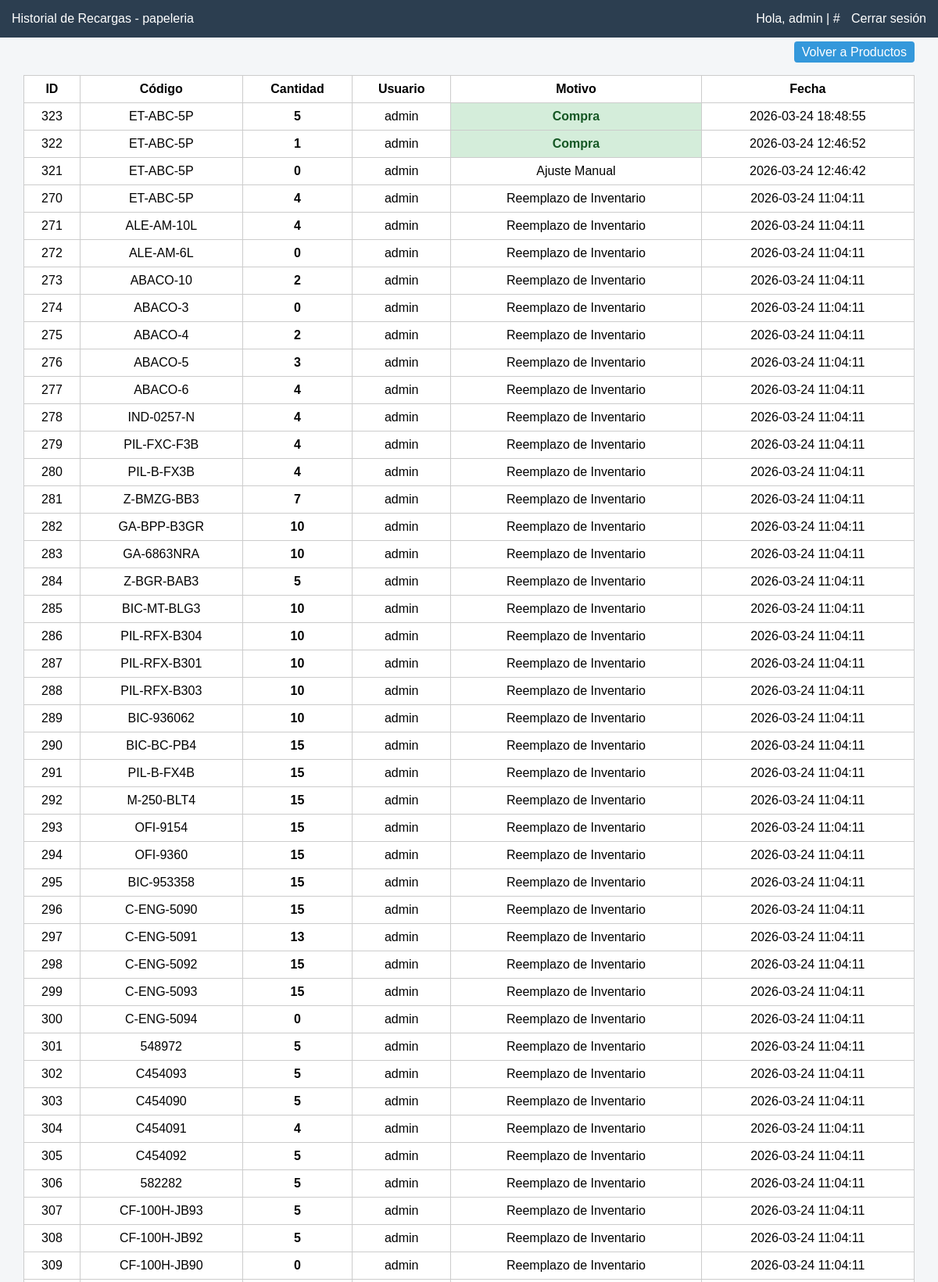
The page /admin/historial (signed in, upper part) on the database its author committed.
### tables this page shows
CREATE TABLE HISTORIAL_RECARGAS (
            id INTEGER PRIMARY KEY AUTOINCREMENT,
            codigo TEXT,
            cantidad INTEGER,
            usuario TEXT,
            motivo TEXT,
            fecha TEXT
        );

### app.py (the view)
@app.route("/admin/historial")
@login_required
def admin_historial():
    conn = get_db_connection()
    datos = conn.execute("SELECT * FROM HISTORIAL_RECARGAS ORDER BY fecha DESC").fetchall()
    conn.close()
    return render_template("admin_historial.html", historial=datos)

### app.py (called while the page is built)
def get_db_connection():
    conn = sqlite3.connect(DB_PATH)
    conn.row_factory = sqlite3.Row
    return conn

def login_required(f):
    @wraps(f)
    def decorated_function(*args, **kwargs):
        if not session.get("admin_logueado"):
            return redirect(url_for("admin_login"))
        return f(*args, **kwargs)
    return decorated_function

@app.context_processor
def inject_config():
    try:
        conn = get_db_connection()
        conn.row_factory = sqlite3.Row
        config = conn.execute("SELECT * FROM configuracion WHERE id = 1").fetchone()
        conn.close()
        if config:
            return {'config': config}
        else:
            return {'config': {'nombre_negocio': 'papeleria', 'logo': 'logo.png'}}
    except Exception as e:
        print(f"Error en inject_config: {e}")
        return {'config': {}}

### templates/admin_historial.html (shortened to what this page needs)
<!DOCTYPE html>
<html lang="es">
<head>
</head>
<body>
<div class="header">
    <div>Historial de Recargas - papeleria</div>
    <div>
        {% if session.get('admin_logueado') %}
            <span>Hola, {{ session.get('admin_usuario') }} | </span>
            # <a href="{{ url_for('admin_logout') }}">Cerrar sesión</a>
        {% endif %}
    </div>
</div>
<div class="top-nav">
    <a href="{{ url_for('admin_productos') }}">Volver a Productos</a>
</div>
<table>
    <thead>
        <tr>
            <th>ID</th>
            <th>Código</th>
            <th>Cantidad</th>
            <th>Usuario</th>
            <th>Motivo</th>
            <th>Fecha</th>
        </tr>
    </thead>
    <tbody>
        {% for h in historial %}
        <tr>
            <td>{{ h.id }}</td>
            <td>{{ h.codigo }}</td>
            <td style="font-weight:bold;">{{ h.cantidad }}</td>
            <td>{{ h.usuario }}</td>
            <td class="{% if h.motivo == 'Compra' %}tipo-compra{% elif h.motivo == 'Devolución' %}tipo-devolucion{% elif h.motivo == 'Ajuste' %}tipo-ajuste{% endif %}">
                {{ h.motivo }}
            </td>
            <td>{{ h.fecha }}</td>
        </tr>
        {% endfor %}
    </tbody>
</table>
</body>
</html>

### templates/admin_historial.html (style rules this page uses)
body { font-family: Arial, sans-serif; background:#f4f6f8; margin:0; padding:0; }
.header { background:#2c3e50; color:white; padding:15px; display:flex; justify-content:space-between; align-items:center; }
.header a { color:white; text-decoration:none; margin-left:10px; }
table { width:95%; margin:20px auto; border-collapse: collapse; background:white; }
th, td { border:1px solid #ccc; padding:8px; text-align:center; }
th { backgrouend:#ecf0f1; }
.top-nav { width:95%; margin:auto; margin-top:10px; text-align:right; }
.top-nav a { margin-left:10px; text-decoration:none; padding:5px 10px; border-radius:4px; background:#3498db; color:white; }
.tipo-compra { background:#d4edda; color:#155724; font-weight:bold; }

### rows shown on the page
HISTORIAL_RECARGAS: id "323", codigo "ET-ABC-5P", cantidad "5", usuario "admin", motivo "Compra", fecha "2026-03-24 18:48:55"
HISTORIAL_RECARGAS: id "322", codigo "ET-ABC-5P", cantidad "1", usuario "admin", motivo "Compra", fecha "2026-03-24 12:46:52"
HISTORIAL_RECARGAS: id "321", codigo "ET-ABC-5P", cantidad "0", usuario "admin", motivo "Ajuste Manual", fecha "2026-03-24 12:46:42"
HISTORIAL_RECARGAS: id "270", codigo "ET-ABC-5P", cantidad "4", usuario "admin", motivo "Reemplazo de Inventario", fecha "2026-03-24 11:04:11"
HISTORIAL_RECARGAS: id "271", codigo "ALE-AM-10L", cantidad "4", usuario "admin", motivo "Reemplazo de Inventario", fecha "2026-03-24 11:04:11"
HISTORIAL_RECARGAS: id "272", codigo "ALE-AM-6L", cantidad "0", usuario "admin", motivo "Reemplazo de Inventario", fecha "2026-03-24 11:04:11"
HISTORIAL_RECARGAS: id "273", codigo "ABACO-10", cantidad "2", usuario "admin", motivo "Reemplazo de Inventario", fecha "2026-03-24 11:04:11"
HISTORIAL_RECARGAS: id "274", codigo "ABACO-3", cantidad "0", usuario "admin", motivo "Reemplazo de Inventario", fecha "2026-03-24 11:04:11"
HISTORIAL_RECARGAS: id "275", codigo "ABACO-4", cantidad "2", usuario "admin", motivo "Reemplazo de Inventario", fecha "2026-03-24 11:04:11"
HISTORIAL_RECARGAS: id "276", codigo "ABACO-5", cantidad "3", usuario "admin", motivo "Reemplazo de Inventario", fecha "2026-03-24 11:04:11"
HISTORIAL_RECARGAS: id "277", codigo "ABACO-6", cantidad "4", usuario "admin", motivo "Reemplazo de Inventario", fecha "2026-03-24 11:04:11"
HISTORIAL_RECARGAS: id "278", codigo "IND-0257-N", cantidad "4", usuario "admin", motivo "Reemplazo de Inventario", fecha "2026-03-24 11:04:11"
HISTORIAL_RECARGAS: id "279", codigo "PIL-FXC-F3B", cantidad "4", usuario "admin", motivo "Reemplazo de Inventario", fecha "2026-03-24 11:04:11"
HISTORIAL_RECARGAS: id "280", codigo "PIL-B-FX3B", cantidad "4", usuario "admin", motivo "Reemplazo de Inventario", fecha "2026-03-24 11:04:11"
HISTORIAL_RECARGAS: id "281", codigo "Z-BMZG-BB3", cantidad "7", usuario "admin", motivo "Reemplazo de Inventario", fecha "2026-03-24 11:04:11"
HISTORIAL_RECARGAS: id "282", codigo "GA-BPP-B3GR", cantidad "10", usuario "admin", motivo "Reemplazo de Inventario", fecha "2026-03-24 11:04:11"
HISTORIAL_RECARGAS: id "283", codigo "GA-6863NRA", cantidad "10", usuario "admin", motivo "Reemplazo de Inventario", fecha "2026-03-24 11:04:11"
HISTORIAL_RECARGAS: id "284", codigo "Z-BGR-BAB3", cantidad "5", usuario "admin", motivo "Reemplazo de Inventario", fecha "2026-03-24 11:04:11"
HISTORIAL_RECARGAS: id "285", codigo "BIC-MT-BLG3", cantidad "10", usuario "admin", motivo "Reemplazo de Inventario", fecha "2026-03-24 11:04:11"
HISTORIAL_RECARGAS: id "286", codigo "PIL-RFX-B304", cantidad "10", usuario "admin", motivo "Reemplazo de Inventario", fecha "2026-03-24 11:04:11"
HISTORIAL_RECARGAS: id "287", codigo "PIL-RFX-B301", cantidad "10", usuario "admin", motivo "Reemplazo de Inventario", fecha "2026-03-24 11:04:11"
HISTORIAL_RECARGAS: id "288", codigo "PIL-RFX-B303", cantidad "10", usuario "admin", motivo "Reemplazo de Inventario", fecha "2026-03-24 11:04:11"
HISTORIAL_RECARGAS: id "289", codigo "BIC-936062", cantidad "10", usuario "admin", motivo "Reemplazo de Inventario", fecha "2026-03-24 11:04:11"
HISTORIAL_RECARGAS: id "290", codigo "BIC-BC-PB4", cantidad "15", usuario "admin", motivo "Reemplazo de Inventario", fecha "2026-03-24 11:04:11"
HISTORIAL_RECARGAS: id "291", codigo "PIL-B-FX4B", cantidad "15", usuario "admin", motivo "Reemplazo de Inventario", fecha "2026-03-24 11:04:11"
HISTORIAL_RECARGAS: id "292", codigo "M-250-BLT4", cantidad "15", usuario "admin", motivo "Reemplazo de Inventario", fecha "2026-03-24 11:04:11"
HISTORIAL_RECARGAS: id "293", codigo "OFI-9154", cantidad "15", usuario "admin", motivo "Reemplazo de Inventario", fecha "2026-03-24 11:04:11"
HISTORIAL_RECARGAS: id "294", codigo "OFI-9360", cantidad "15", usuario "admin", motivo "Reemplazo de Inventario", fecha "2026-03-24 11:04:11"
HISTORIAL_RECARGAS: id "295", codigo "BIC-953358", cantidad "15", usuario "admin", motivo "Reemplazo de Inventario", fecha "2026-03-24 11:04:11"
HISTORIAL_RECARGAS: id "296", codigo "C-ENG-5090", cantidad "15", usuario "admin", motivo "Reemplazo de Inventario", fecha "2026-03-24 11:04:11"
HISTORIAL_RECARGAS: id "297", codigo "C-ENG-5091", cantidad "13", usuario "admin", motivo "Reemplazo de Inventario", fecha "2026-03-24 11:04:11"
HISTORIAL_RECARGAS: id "298", codigo "C-ENG-5092", cantidad "15", usuario "admin", motivo "Reemplazo de Inventario", fecha "2026-03-24 11:04:11"
HISTORIAL_RECARGAS: id "299", codigo "C-ENG-5093", cantidad "15", usuario "admin", motivo "Reemplazo de Inventario", fecha "2026-03-24 11:04:11"
HISTORIAL_RECARGAS: id "300", codigo "C-ENG-5094", cantidad "0", usuario "admin", motivo "Reemplazo de Inventario", fecha "2026-03-24 11:04:11"
HISTORIAL_RECARGAS: id "301", codigo "548972", cantidad "5", usuario "admin", motivo "Reemplazo de Inventario", fecha "2026-03-24 11:04:11"
HISTORIAL_RECARGAS: id "302", codigo "C454093", cantidad "5", usuario "admin", motivo "Reemplazo de Inventario", fecha "2026-03-24 11:04:11"
HISTORIAL_RECARGAS: id "303", codigo "C454090", cantidad "5", usuario "admin", motivo "Reemplazo de Inventario", fecha "2026-03-24 11:04:11"
HISTORIAL_RECARGAS: id "304", codigo "C454091", cantidad "4", usuario "admin", motivo "Reemplazo de Inventario", fecha "2026-03-24 11:04:11"
HISTORIAL_RECARGAS: id "305", codigo "C454092", cantidad "5", usuario "admin", motivo "Reemplazo de Inventario", fecha "2026-03-24 11:04:11"
HISTORIAL_RECARGAS: id "306", codigo "582282", cantidad "5", usuario "admin", motivo "Reemplazo de Inventario", fecha "2026-03-24 11:04:11"
HISTORIAL_RECARGAS: id "307", codigo "CF-100H-JB93", cantidad "5", usuario "admin", motivo "Reemplazo de Inventario", fecha "2026-03-24 11:04:11"
HISTORIAL_RECARGAS: id "308", codigo "CF-100H-JB92", cantidad "5", usuario "admin", motivo "Reemplazo de Inventario", fecha "2026-03-24 11:04:11"
HISTORIAL_RECARGAS: id "309", codigo "CF-100H-JB90", cantidad "0", usuario "admin", motivo "Reemplazo de Inventario", fecha "2026-03-24 11:04:11"

### other values the page prints
{{ session.get('admin_usuario') }} "admin"
